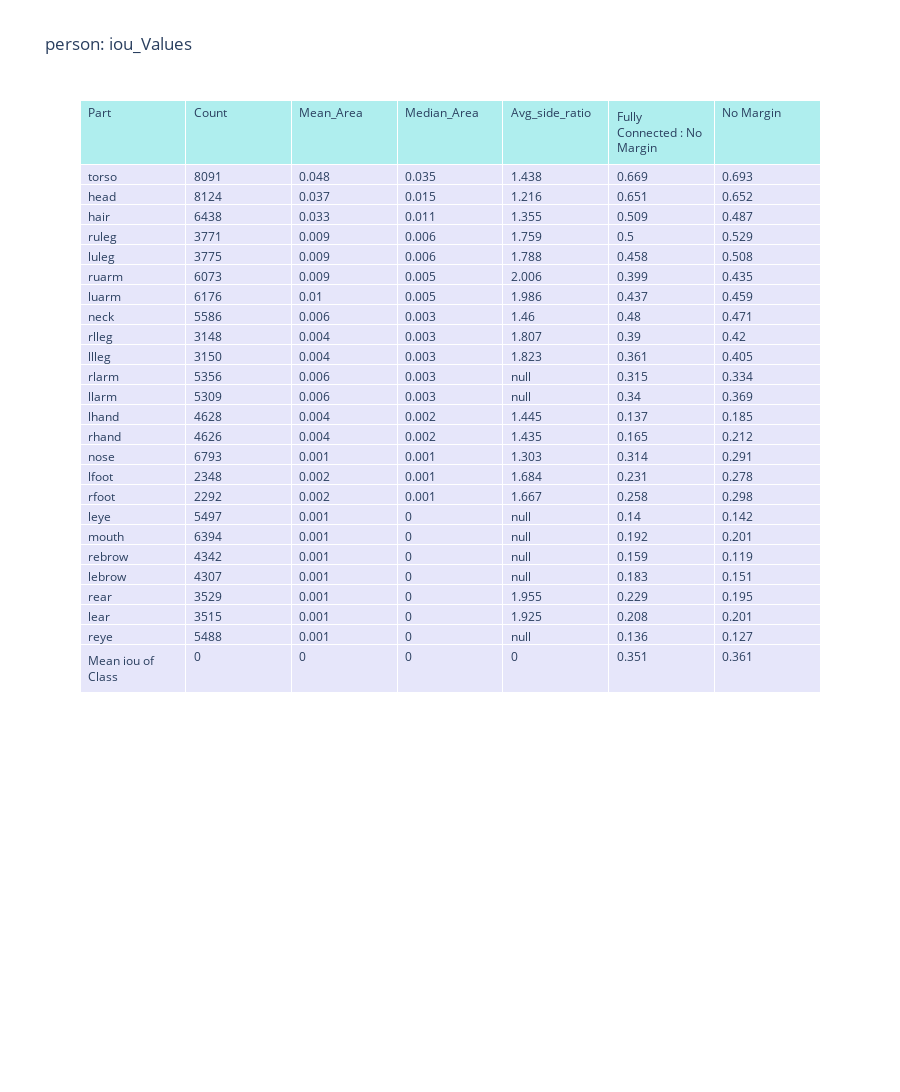

This figure's notebook cell:
### Code cell
# print(myTable)
# bird
#person
# cat
# horse
# cow
# dog
# sheep
import plotly.graph_objects as go
import pandas as pd
# df = pd.DataFrame(data)
current_class="person"
mean_list_final = []
median_list_final = []
for i in stats_dict_final[current_class]:
    mean_list_final.append(i[0])
    median_list_final.append(i[2])

part_list=list(part_labels[current_class].keys())
while len(part_list) != 24:
    part_list.append("NA")
part_list.append("Mean iou of Class")
counts_list=list(counts_dict_final[current_class])
counts_list.append(0)
mean_list_final.append(0)
median_list_final.append(0)

ratios_list=list(side_ratios_dict_final[current_class])
ratios_list.append(0)


temp_list_1=list(iou_loss_dict_final_1[current_class])
temp_list_1.append(round(class_iou(iou_loss_dict_final_1,counts_dict_final,current_class),3))
temp_list_2=list(iou_loss_dict_final_2[current_class])
temp_list_2.append(round(class_iou(iou_loss_dict_final_2,counts_dict_final,current_class),3))
# temp_list_3=list(iou_loss_dict_final_3[current_class])
# temp_list_3.append(round(class_iou(iou_loss_dict_final_3,counts_dict_final,current_class),3))
# temp_list_4=list(iou_loss_dict_final_4[current_class])
# temp_list_4.append(round(class_iou(iou_loss_dict_final_4,counts_dict_final,current_class),3))

data={
    "Part": part_list,
    "Count" : counts_list,
    "Mean_Area": mean_list_final,
    "Median_Area": median_list_final,
    "Avg_side_ratio": ratios_list,
    "Fully Connected : No Margin": temp_list_1,
    "No Margin": temp_list_2,
#     "Margin in Loss(MEAN)": temp_list_3,
#     "Margin not in Loss": temp_list_4
}
df = pd.DataFrame(data)

df_new=df.sort_values(by=['Median_Area'], ascending=False)

fig = go.Figure(data=[go.Table(
    header=dict(values=list(df_new.columns),
                fill_color='paleturquoise',
                align='left'),
    cells=dict(values=df_new.transpose().values.tolist(),
               fill_color='lavender',
               align='left'))
])

fig.update_layout(title= current_class + ": iou_Values",height=4000)
# fig.title(current_class + ": iou Values")
fig.show()

### Figure 1 — Plotly figure (JSON) as saved in the notebook; plotly's stock layout.template omitted (floating-point values rounded to 4 significant figures; data arrays with more than 128 entries replaced by an {"elided": "..."} marker saying what was removed)
{"data": [{"cells": {"align": "left", "fill": {"color": "lavender"}, "values": {"elided": "7x25 mixed values"}}, "header": {"align": "left", "fill": {"color": "paleturquoise"}, "values": ["Part", "Count", "Mean_Area", "Median_Area", "Avg_side_ratio", "Fully Connected : No Margin", "No Margin"]}, "type": "table"}], "layout": {"height": 4000, "title": {"text": "person: iou_Values"}}}
